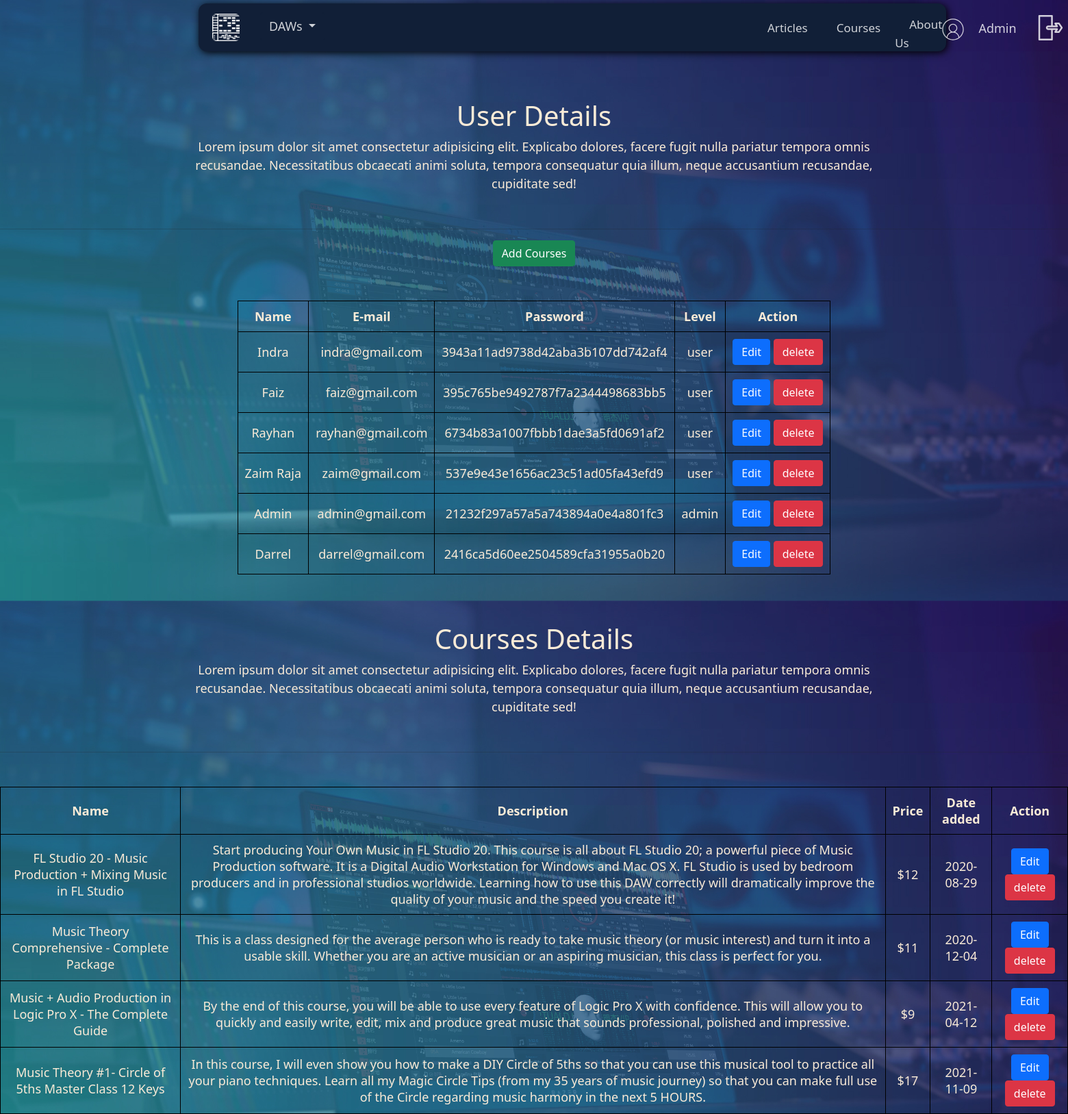
The app's page /user_admin.php (signed in) with its own data.
### tables this page shows
CREATE TABLE `users` (
  `id` int(11) NOT NULL,
  `name` varchar(100) NOT NULL,
  `email` varchar(100) DEFAULT NULL,
  `password` varchar(50) DEFAULT NULL,
  `age` int(10) NOT NULL,
  `gender` enum('Male','Female') NOT NULL,
  `address` text NOT NULL,
  `date_birth` date DEFAULT NULL,
  `phone` varchar(20) NOT NULL,
  `photo` varchar(50) NOT NULL,
  `level` varchar(50) NOT NULL
);

CREATE TABLE `course` (
  `id_course` int(20) NOT NULL,
  `name` varchar(255) NOT NULL,
  `description` text NOT NULL,
  `price` int(11) NOT NULL,
  `photo` text NOT NULL,
  `date_added` date DEFAULT NULL
);

### user_admin.php (the view, shortened to what this page needs)
<?php
include 'conn.php';
include 'navbar.php';
?>
<!DOCTYPE html>
<html lang="en">
<head>
    <link rel="stylesheet" type="text/css" href="style3.css">
</head>
<body style="background-image: url(images/main-bg-log.jpg);">
<div class="optext">
    <h1>User Details</h1>
    <p>Lorem ipsum dolor sit amet consectetur adipisicing elit. Explicabo dolores, facere fugit nulla pariatur tempora omnis recusandae. Necessitatibus obcaecati animi soluta, tempora consequatur quia illum, neque accusantium recusandae, cupiditate sed!</p>
    </div>
    <hr>
    <?php $sql ='select * from users';
        $result = mysqli_query($conn, $sql);
    ?>
    <div class="text-center">
    <a class="btn btn-success" href="add_course.php">Add Courses</a>
    </div>
    <table border = "1"; style="margin-left: auto;
  margin-right: auto;" class="optext">
        <thead>
            <tr>
                <th>Name</th>
                <th>E-mail</th>
                <th>Password</th>
                <th>Level</th>
                <th>Action</th>
            </tr>
        </thead>
        <tbody>
            <?php
            while($data = mysqli_fetch_assoc($result)){?>
            <tr>
                <td><?php echo $data['name']; ?></td>
                <td><?php echo $data['email']; ?></td>
                <td><?php echo $data['password']; ?></td>
                <td><?php echo $data['level']; ?></td>
                <td>
                <a class="btn btn-primary" href="edit_account.php ?id= <?php echo $data ['id'] ?>   " >Edit</a>
                <a class="btn btn-danger" href="delete_user.php ?id= <?php echo $data ['id'] ?>   ">delete</a>
            </td>
            </tr>
            <?php } ?>
        </tbody>
    </table>
    <div class="optext">
    <h1>Courses Details</h1>
    <p>Lorem ipsum dolor sit amet consectetur adipisicing elit. Explicabo dolores, facere fugit nulla pariatur tempora omnis recusandae. Necessitatibus obcaecati animi soluta, tempora consequatur quia illum, neque accusantium recusandae, cupiditate sed!</p>
    </div>
    <hr>
    <?php $sql ='select * from course';
        $result = mysqli_query($conn, $sql);
    ?>
    <table border = "1"; style="margin-left: auto;
  margin-right: auto;" class="optext">
        <thead>
            <tr>
                <th>Name</th>
                <th>Description</th>
                <th>Price</th>
                <th>Date added</th>
                <th>Action</th>
            </tr>
        </thead>
        <tbody>
            <?php
            while($data = mysqli_fetch_assoc($result)){?>
            <tr>
                <td><?php echo $data['name']; ?></td>
                <td><?php echo $data['description']; ?></td>
                <td>$<?php echo $data['price']; ?></td>
                <td><?php echo $data['date_added']; ?></td>
                <td>
                <a class="btn btn-primary" href="edit-siswa.php ?id= <?php echo $data ['id_course'] ?>   " >Edit</a>
                <a class="btn btn-danger" href="delete_course.php?id= <?php echo $data ['id_course'] ?>   ">delete</a>
            </td>
            </tr>
            <?php } ?>
        </tbody>
    </table>
</body>
</html>

### style3.css (style rules this page uses)
body { animation: transitionIn 0s; width: 100%; height: 100%; grid-column: auto; }
body { background-image: url(images/tes.png); background-size: cover; padding: 0px; }
a { text-decoration: none; }
.optext { text-align: center; font-family: 'Segoe UI', Tahoma, Geneva, Verdana, sans-serif; color: antiquewhite; margin-top: 100px; margin-left: 230px; margin-right: 230px; padding: 20px; font-size: 25px }

### user_admin.php (style rules this page uses)
table, th, td { border: 1px solid black; border-collapse: collapse; margin-left: auto; margin-right: auto; }
th, td { padding: 10px; margin-bottom: 20px; }
.optext { text-align: center; font-family: 'Segoe UI', Tahoma, Geneva, Verdana, sans-serif; color: antiquewhite; margin-top: 50px; margin-left: 230px; margin-right: 230px; padding: 20px; font-size: 22px }
.optext { text-align: center; font-family: 'Segoe UI', Tahoma, Geneva, Verdana, sans-serif; color: antiquewhite; margin-top: 50px; margin-left: 230px; margin-right: 230px; padding: 20px; font-size: 18px }

### records on screen
users: name "Indra", email "indra@gmail.com", password "3943a11ad9738d42aba3b107dd742af4", level "user"
users: name "Faiz", email "faiz@gmail.com", password "395c765be9492787f7a2344498683bb5", level "user"
users: name "Rayhan", email "rayhan@gmail.com", password "6734b83a1007fbbb1dae3a5fd0691af2", level "user"
users: name "Zaim Raja", email "zaim@gmail.com", password "537e9e43e1656ac23c51ad05fa43efd9", level "user"
users: name "Admin", email "admin@gmail.com", password "21232f297a57a5a743894a0e4a801fc3", level "admin"
users: name "Darrel", email "darrel@gmail.com", password "2416ca5d60ee2504589cfa31955a0b20"
course: name "FL Studio 20 - Music Production + Mixing Music in FL Studio", description "Start producing Your Own Music in FL Studio 20. This course is all about FL Studio 20; a powerful piece of Music Production software. It is a Digital Audio Workstation for Windows and Mac OS X. FL Studio is used by bedroom producers and in professional studios worldwide. Learning how to use this DAW correctly will dramatically improve the quality of your music and the speed you create it!", price "12", date_added "2020-08-29"
course: name "Music Theory Comprehensive - Complete Package", description "This is a class designed for the average person who is ready to take music theory (or music interest) and turn it into a usable skill. Whether you are an active musician or an aspiring musician, this class is perfect for you.", price "11", date_added "2020-12-04"
course: name "Music + Audio Production in Logic Pro X - The Complete Guide", description "By the end of this course, you will be able to use every feature of Logic Pro X with confidence. This will allow you to quickly and easily write, edit, mix and produce great music that sounds professional, polished and impressive.", price "9", date_added "2021-04-12"
course: name "Music Theory #1- Circle of 5ths Master Class 12 Keys", description "In this course, I will even show you how to make a DIY Circle of 5ths so that you can use this musical tool to practice all your piano techniques. Learn all my Magic Circle Tips (from my 35 years of music journey) so that you can make full use of the Circle regarding music harmony in the next 5 HOURS.", price "17", date_added "2021-11-09"

### other values on screen
$_SESSION['name'] "Admin"
